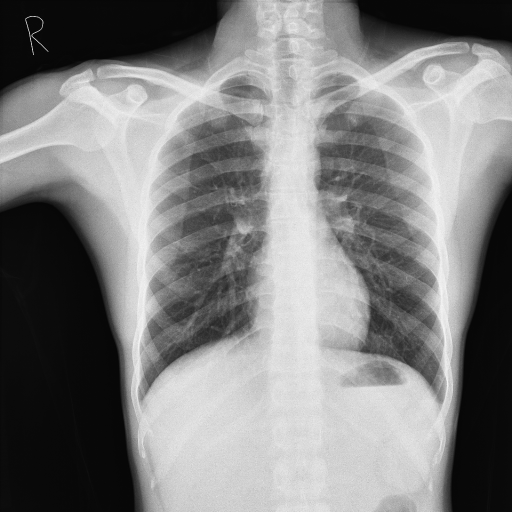
#> input picture TBX11K/imgs/extra/da+db/train/n11.png, 512 x 512 px, found by its file name
$ python adaptive_filtering.py
#> lines starting #> are read from the running program, lines starting #| are printed output that depends on the picture
# Adaptive filtering
import cv2

def apply_clahe(image_path):
#> called with image_path = 'TBX11K/imgs/extra/da+db/train/n11.png'
    img = cv2.imread(image_path, cv2.IMREAD_COLOR)
#> img is the input picture: shape (512, 512, 3); min 6, max 244, mean 128.2

    lab = cv2.cvtColor(img, cv2.COLOR_BGR2LAB)
#> lab: shape (512, 512, 3); mean of channels 0, 1, 2 132.1, 128, 128
    l, a, b = cv2.split(lab)
#> a: shape (512, 512); every value is 128

    clahe = cv2.createCLAHE(clipLimit=2.0, tileGridSize=(8,8))
    cl = clahe.apply(l)
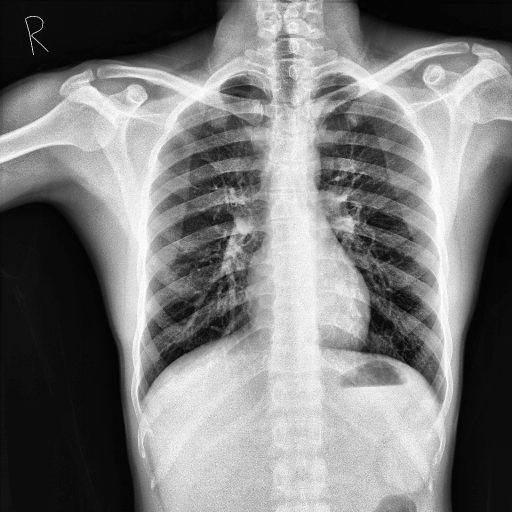
#> cl: shape (512, 512); min 3, max 254, mean 123.9
    limg = cv2.merge((cl, a, b))
#> limg: shape (512, 512, 3); mean of channels 0, 1, 2 123.9, 128, 128
    final_img = cv2.cvtColor(limg, cv2.COLOR_LAB2BGR)

    #cv2.imwrite('filtered_image.png', final_img)
    #cv2.imshow('CLAHE Filtered Image', final_img)
    cv2.waitKey(0)
    cv2.destroyAllWindows()

file = apply_clahe('TBX11K/imgs/extra/da+db/train/n11.png')


# Data Augmentation

$ run again, with TBX11K/imgs/extra/da+db/train/n12.png copied over TBX11K/imgs/extra/da+db/train/n11.png
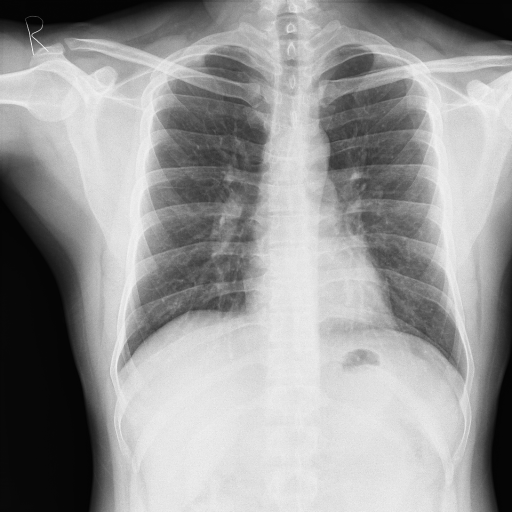
#> input picture TBX11K/imgs/extra/da+db/train/n12.png, 512 x 512 px, found by its file name
#> in apply_clahe, img is the input picture: shape (512, 512, 3); min 4, max 243, mean 151.9
#> lab: shape (512, 512, 3); mean of channels 0, 1, 2 156.8, 128, 128
#> a: shape (512, 512); every value is 128
#> in apply_clahe, `cl = clahe.apply(l)`:
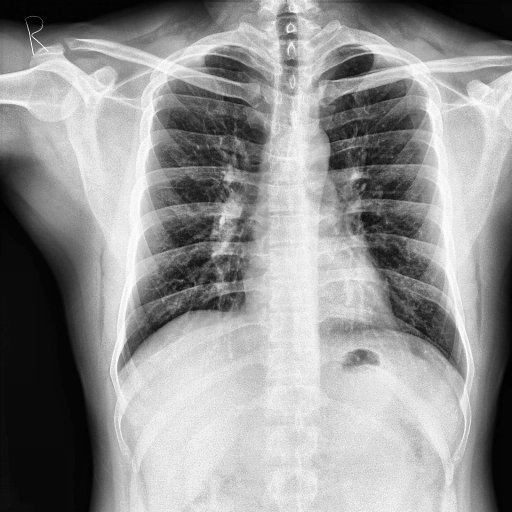
#> cl: shape (512, 512); min 2, max 254, mean 147.1
#> limg: shape (512, 512, 3); mean of channels 0, 1, 2 147.1, 128, 128

$ run again, with TBX11K/imgs/extra/da+db/train/n13.png copied over TBX11K/imgs/extra/da+db/train/n11.png
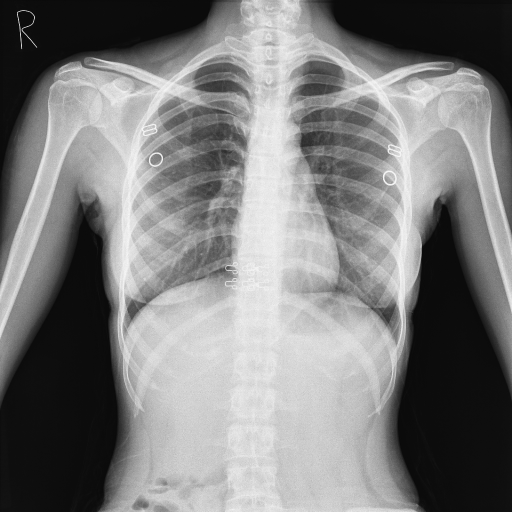
#> input picture TBX11K/imgs/extra/da+db/train/n13.png, 512 x 512 px, found by its file name
#> in apply_clahe, img is the input picture: shape (512, 512, 3); min 10, max 247, mean 125.6
#> lab: shape (512, 512, 3); mean of channels 0, 1, 2 129.3, 128, 128
#> a: shape (512, 512); every value is 128
#> in apply_clahe, `cl = clahe.apply(l)`:
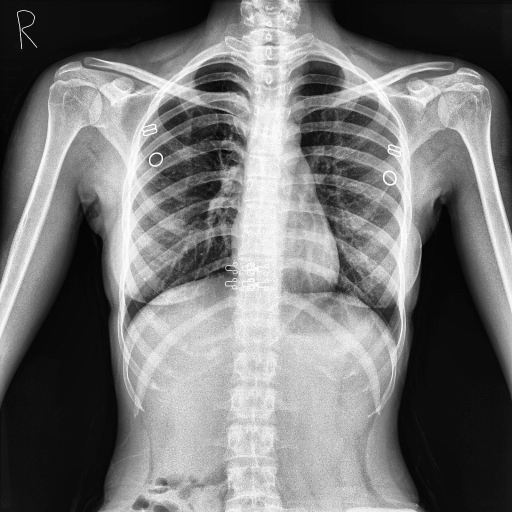
#> cl: shape (512, 512); min 2, max 254, mean 118.3
#> limg: shape (512, 512, 3); mean of channels 0, 1, 2 118.3, 128, 128

$ run again, with TBX11K/imgs/extra/da+db/train/n14.png copied over TBX11K/imgs/extra/da+db/train/n11.png
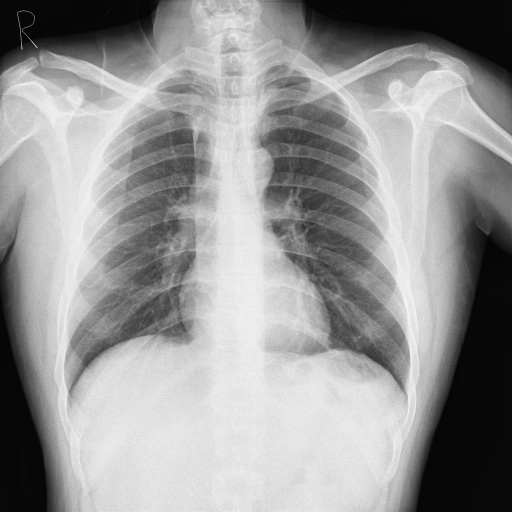
#> input picture TBX11K/imgs/extra/da+db/train/n14.png, 512 x 512 px, found by its file name
#> in apply_clahe, img is the input picture: shape (512, 512, 3); min 5, max 246, mean 150.6
#> lab: shape (512, 512, 3); mean of channels 0, 1, 2 155.3, 128, 128
#> a: shape (512, 512); every value is 128
#> in apply_clahe, `cl = clahe.apply(l)`:
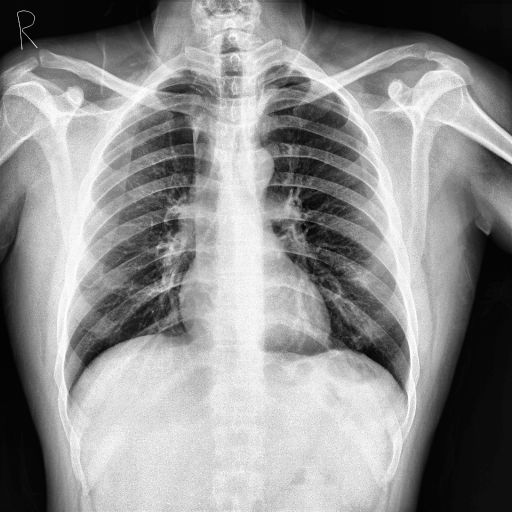
#> cl: shape (512, 512); min 3, max 254, mean 142.7
#> limg: shape (512, 512, 3); mean of channels 0, 1, 2 142.7, 128, 128
